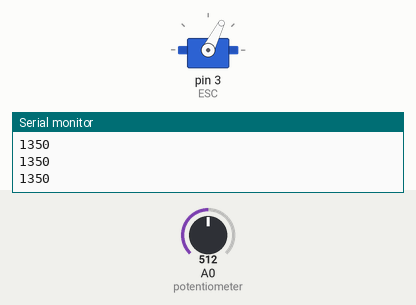
Recording of a sketch running on a simulated Arduino Uno, built with avr-gcc and run on an emulated ATmega328P. Shown: servo, the last lines printed to the serial monitor. The inputs (shaded band) are chosen by the test bench; at power-on: A0 (potentiometer) = 512.

Above: at 1.2 s.
1.3 s: A0 (potentiometer) set to 716
At 1.6 s:
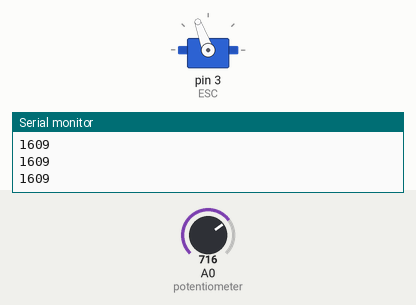
2.8 s: A0 (potentiometer) set to 900
At 4.0 s:
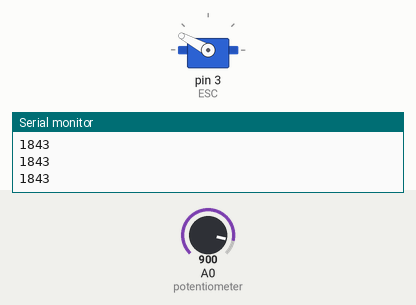
4.3 s: A0 (potentiometer) set to 1023
At 5.2 s:
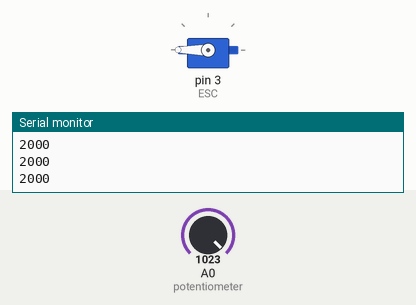
5.8 s: A0 (potentiometer) set to 306
At 6.4 s:
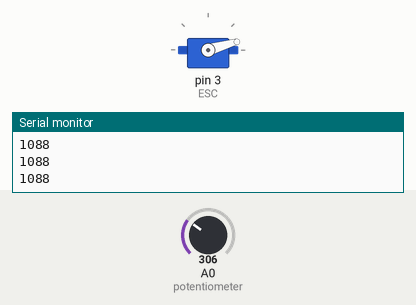
7.3 s: A0 (potentiometer) set to 511
At 7.6 s:
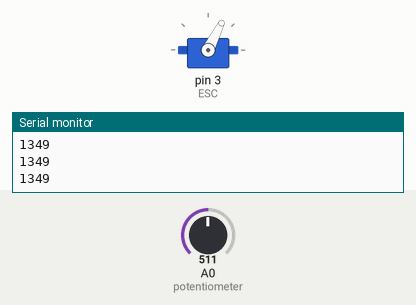
Timing chart, 0 to 9.8 s (numbered marks = the images above; inputs shaded):
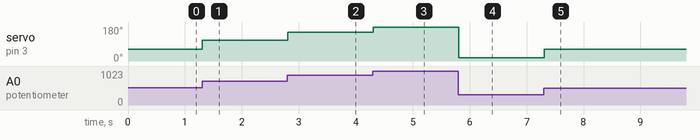

The sketch:

Potentiometer.ino
```cpp
/*
        Arduino Brushless Motor Control
     by Dejan, https://howtomechatronics.com
*/

#include <Servo.h>

Servo ESC;     // create servo object to control the ESC

int potValue;  // value from the analog pin

void setup() {
  // Attach the ESC on pin 9
  Serial.begin(4800);
  ESC.attach(3,1000,2000); // (pin, min pulse width, max pulse width in microseconds)
}

void loop() {
  potValue = analogRead(A0);   // reads the value of the potentiometer (value between 0 and 1023)
  potValue = map(potValue, 0, 1023, 700, 2000);   // scale it to use it with the servo library (value between 0 and 180)
  ESC.writeMicroseconds(potValue);    // Send the signal to the ESC
  Serial.println(potValue);
}
```

Measured:
- after the input at 1.3 s, servo on pin 3 (ESC): 63° → 110° at once
- after the input at 2.8 s, servo on pin 3 (ESC): 110° → 152° at once
- after the input at 4.3 s, servo on pin 3 (ESC): 152° → 180° at once
- after the input at 5.8 s, servo on pin 3 (ESC): 180° → 16° at once
- after the input at 7.3 s, servo on pin 3 (ESC): 16° → 63° at once
